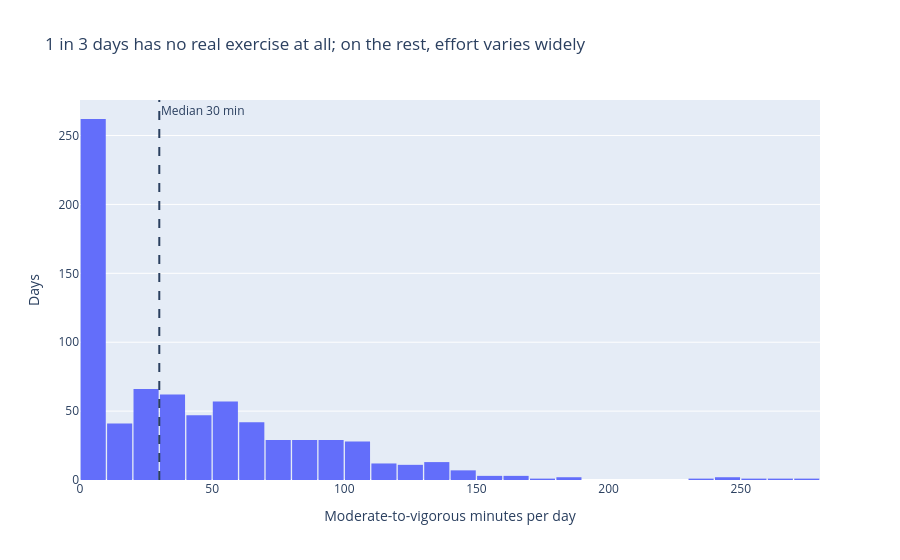

Notebook code for this chart:
### Code cell
mvpa = daily["mvpa_min"].dropna()

fig = px.histogram(mvpa, x="mvpa_min",
                   title="1 in 3 days has no real exercise at all; on the rest, effort varies widely",
                   labels={"mvpa_min": "Moderate-to-vigorous minutes per day"})
fig.update_traces(xbins=dict(start=0, end=280, size=10),
                  hovertemplate="%{x} min<br>%{y} days<extra></extra>")
fig.add_vline(x=mvpa.median(), line_dash="dash",
              annotation_text=f"Median {mvpa.median():.0f} min", annotation_position="top right")
fig.update_yaxes(title_text="Days")
fig.update_layout(bargap=0.05)
fig.show()

print(f"Days with zero MVPA: {mvpa.eq(0).mean():.0%}")

### Figure 1 — Plotly figure (JSON) as saved in the notebook; plotly's stock layout.template omitted (floating-point values rounded to 4 significant figures; data arrays with more than 128 entries replaced by an {"elided": "..."} marker saying what was removed)
{"data": [{"bingroup": "x", "hovertemplate": "%{x} min<br>%{y} days<extra></extra>", "legendgroup": "", "marker": {"color": "#636efa", "pattern": {"shape": ""}}, "name": "", "orientation": "v", "showlegend": false, "type": "histogram", "x": {"elided": "750 float values"}, "xaxis": "x", "xbins": {"end": 280, "size": 10, "start": 0}, "yaxis": "y"}], "layout": {"annotations": [{"showarrow": false, "text": "Median 30 min", "x": 30, "xanchor": "left", "xref": "x", "y": 1, "yanchor": "top", "yref": "y domain"}], "bargap": 0.05, "barmode": "relative", "legend": {"tracegroupgap": 0}, "shapes": [{"line": {"dash": "dash"}, "type": "line", "x0": 30, "x1": 30, "xref": "x", "y0": 0, "y1": 1, "yref": "y domain"}], "title": {"text": "1 in 3 days has no real exercise at all; on the rest, effort varies widely"}, "xaxis": {"anchor": "y", "domain": [0, 1], "title": {"text": "Moderate-to-vigorous minutes per day"}}, "yaxis": {"anchor": "x", "domain": [0, 1], "title": {"text": "Days"}}}}
